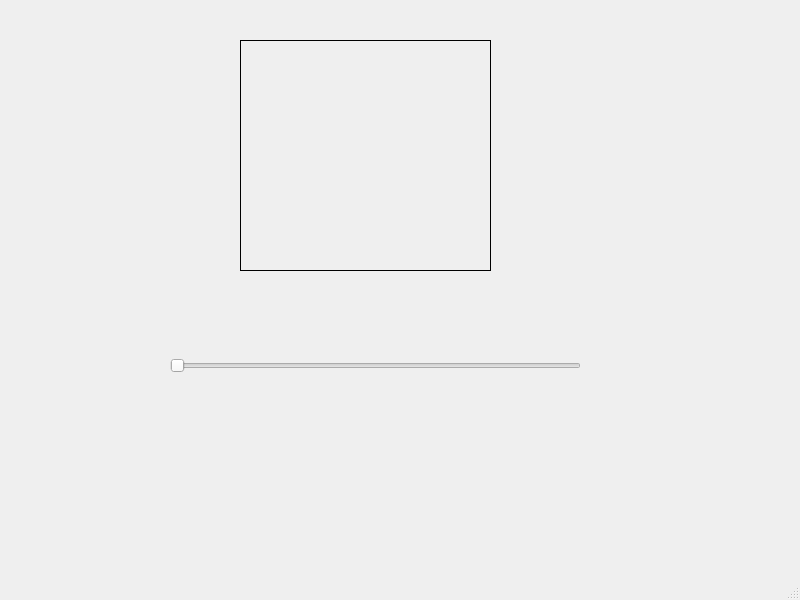
<?xml version="1.0" encoding="UTF-8"?>
<ui version="4.0">
 <class>MainWindow</class>
 <widget class="QMainWindow" name="MainWindow">
  <property name="geometry">
   <rect>
    <x>0</x>
    <y>0</y>
    <width>800</width>
    <height>600</height>
   </rect>
  </property>
  <property name="windowTitle">
   <string>MainWindow</string>
  </property>
  <widget class="QWidget" name="centralwidget">
   <widget class="QLabel" name="label">
    <property name="geometry">
     <rect>
      <x>240</x>
      <y>40</y>
      <width>251</width>
      <height>231</height>
     </rect>
    </property>
    <property name="minimumSize">
     <size>
      <width>0</width>
      <height>0</height>
     </size>
    </property>
    <property name="font">
     <font>
      <pointsize>25</pointsize>
     </font>
    </property>
    <property name="frameShape">
     <enum>QFrame::Box</enum>
    </property>
    <property name="text">
     <string/>
    </property>
    <property name="textFormat">
     <enum>Qt::AutoText</enum>
    </property>
    <property name="alignment">
     <set>Qt::AlignCenter</set>
    </property>
    <property name="margin">
     <number>0</number>
    </property>
   </widget>
   <widget class="QSlider" name="horizontalSlider">
    <property name="geometry">
     <rect>
      <x>170</x>
      <y>320</y>
      <width>411</width>
      <height>91</height>
     </rect>
    </property>
    <property name="orientation">
     <enum>Qt::Horizontal</enum>
    </property>
   </widget>
  </widget>
  <widget class="QMenuBar" name="menubar">
   <property name="geometry">
    <rect>
     <x>0</x>
     <y>0</y>
     <width>800</width>
     <height>26</height>
    </rect>
   </property>
  </widget>
  <widget class="QStatusBar" name="statusbar"/>
 </widget>
 <resources/>
 <connections>
  <connection>
   <sender>horizontalSlider</sender>
   <signal>valueChanged(int)</signal>
   <receiver>label</receiver>
   <slot>setNum(int)</slot>
   <hints>
    <hint type="sourcelabel">
     <x>230</x>
     <y>391</y>
    </hint>
    <hint type="destinationlabel">
     <x>310</x>
     <y>213</y>
    </hint>
   </hints>
  </connection>
 </connections>
</ui>
